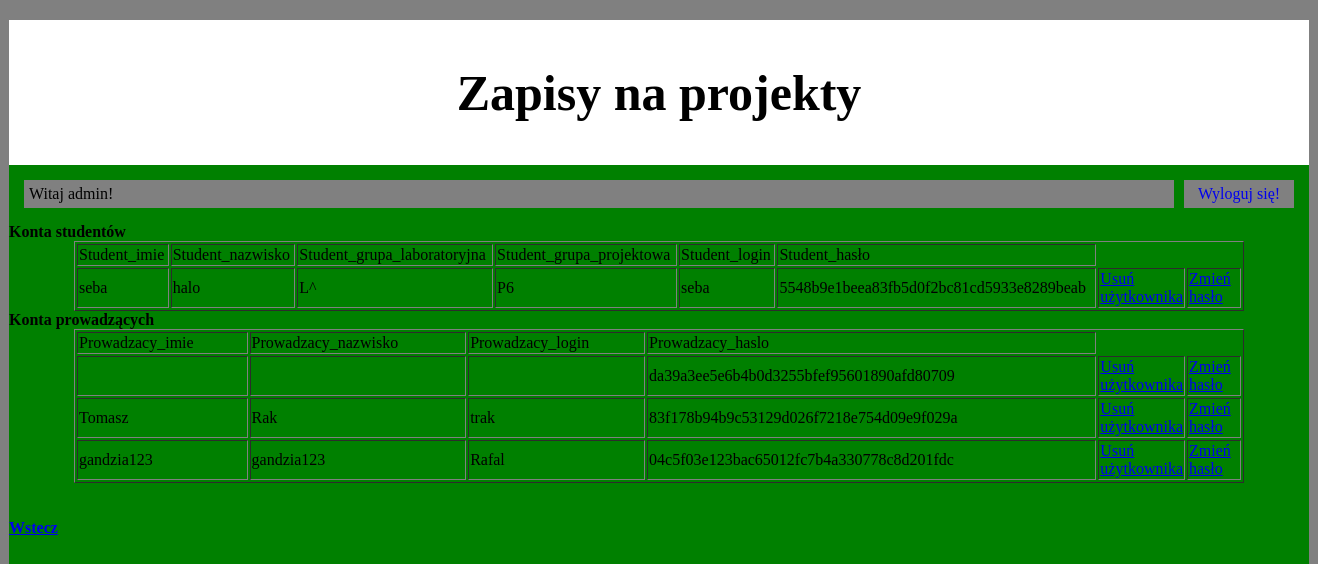
Screenshot of /admin_uzytkownicy.php (signed in) with the database file from the repository.
### tables this page shows
CREATE TABLE `student` (
  `id_student` int(11) NOT NULL,
  `student_imie` varchar(255) NOT NULL,
  `student_nazwisko` varchar(255) NOT NULL,
  `student_grupa_laboratoryjna` varchar(255) NOT NULL,
  `student_grupa_projektowa` varchar(255) NOT NULL,
  `student_login` varchar(255) NOT NULL,
  `student_haslo` varchar(255) NOT NULL
);

CREATE TABLE `prowadzacy` (
  `id_prowadzacy` int(11) NOT NULL,
  `prowadzacy_imie` varchar(255) NOT NULL,
  `prowadzacy_nazwisko` varchar(255) NOT NULL,
  `prowadzacy_login` varchar(255) NOT NULL,
  `prowadzacy_haslo` varchar(255) NOT NULL
);

### admin_uzytkownicy.php (the view, shortened to what this page needs)
<?php
    include "head_admin.php";
    require_once "connect.php";
    $polaczenie = @new mysqli($host,$db_user,$db_password,$db_name);
    $polaczenie->set_charset("utf8");
    $sql_lista_student = sprintf("SELECT * FROM student");
    $sql_lista_prowadzacy = sprintf("SELECT * FROM prowadzacy");
    if ($rezultat_lista_stud = @$polaczenie->query($sql_lista_student))
    {
        $ile_student = $rezultat_lista_stud->num_rows;
        if ($ile_student > 0)
        {
                    echo "<b />Konta studentów";
                    echo "<table border= 1 align='center'width='90%'>";
                    echo "<tr><td>Student_imie</td><td>Student_nazwisko</td><td>Student_grupa_laboratoryjna</td>";
                    echo "<td>Student_grupa_projektowa</td><td>Student_login</td><td>Student_hasło</td>";
                    echo "</tr>";
                    for ($i = 1; $i <= $ile_student; $i++)
                    {
                        $wiersz = $rezultat_lista_stud->fetch_assoc();
                        $student_imie = $wiersz['student_imie'];
                        $student_nazwisko = $wiersz['student_nazwisko'];
                        $student_grupa_laboratoryjna = $wiersz['student_grupa_laboratoryjna'];
                        $student_grupa_projektowa = $wiersz['student_grupa_projektowa'];
                        $student_login = $wiersz['student_login'];
                        $student_haslo = $wiersz['student_haslo'];
                        $id_student = $wiersz['id_student'];
echo <<<END
                        <tr><td>$student_imie</td>
                        <td>$student_nazwisko</td>
                        <td>$student_grupa_laboratoryjna</td>
                        <td>$student_grupa_projektowa</td>
                        <td>$student_login</td>
                        <td>$student_haslo</td>
                        <td width='50px'><a href='admin_uzytkownicy_usun_student.php?id_student=$id_student'> Usuń użytkownika </a></td>
                        <td width='50px'><a href='admin_uzytkownicy_aktualizuj_student.php?id_student=$id_student'> Zmień hasło </a></td>
                        </tr>
END;
                    }
                    echo "</table>";
        }
        else
        {
            echo "Brak wyników";
        }
    }
    if ($rezultat_lista_prow = @$polaczenie->query($sql_lista_prowadzacy))
    {
        $ile_prowadzacy = $rezultat_lista_prow->num_rows;
        if ($ile_prowadzacy > 0)
        {
                    echo "Konta prowadzących";
                    echo "<table border align='center' width='90%' >";
                    echo "<tr><td>Prowadzacy_imie</td><td>Prowadzacy_nazwisko</td>";
                    echo "<td>Prowadzacy_login</td><td>Prowadzacy_haslo</td></tr>";
                    for ($i = 1; $i <= $ile_prowadzacy; $i++)
                    {
                        $wiersz = $rezultat_lista_prow->fetch_assoc();
                        $prowadzacy_imie = $wiersz['prowadzacy_imie'];
                        $prowadzacy_nazwisko = $wiersz['prowadzacy_nazwisko'];
                        $prowadzacy_login = $wiersz['prowadzacy_login'];
                        $prowadzacy_haslo = $wiersz['prowadzacy_haslo'];
                        $id_prowadzacy = $wiersz['id_prowadzacy'];
echo <<<END
                        <tr><td>$prowadzacy_imie</td>
                        <td>$prowadzacy_nazwisko</td>
                        <td>$prowadzacy_login</td>
                        <td>$prowadzacy_haslo</td>
                        <td width='50px'><a href='admin_uzytkownicy_usun_prowadzacy.php?id_prowadzacy=$id_prowadzacy'> Usuń użytkownika </a></td>
                        <td width='50px'><a href='admin_uzytkownicy_aktualizuj_prowadzacy.php?id_prowadzacy=$id_prowadzacy'> Zmień hasło </a></td>
                        </tr>
END;
                    }
                    echo "</table>";
        }
        else
        {
            echo "Brak wyników";
        }
    }
    echo "<br /><br /><a href='admin.php'> Wstecz</a>";
?>

### head_admin.php (shortened to what this page needs)
<!DOCTYPE html PUBLIC \"-//W3C//DTD XHTML 1.0 Transitional//EN\" \"http://www.w3.org/TR/xhtml1/DTD/xhtml1-transitional.dtd\">
<html xmlns=\"http://www.w3.org/1999/xhtml\" lang=\"pl-PL\">
<head>
        <link rel="stylesheet" href="style.css" type="text/css" />
</head>
<body>
<div id="glowny_div">
	<div id="naglowek">
		<h1>Zapisy na projekty</h1>
	</div>
<?php
    echo "<div class='head'>";
    	echo "<div class='head_nazwa'>Witaj admin!</div>";
    	echo "<a href='logout.php'><div class='wyloguj'>Wyloguj się!</div></a>";
    echo "</div>";
?>

### style.css (style rules this page uses)
body { background-color: gray; }
#glowny_div { margin-left: auto; margin-right: auto; width: 1300px; background-color: green; height: 800px }
#naglowek { text-align: center; font-size: 25px; padding: 10px; margin-top: 20px; background-color: white; }
.head { margin: 10px; }
.head_nazwa { float: left; width: 1140px; margin: 5px; background-color: gray; padding: 5px; }
.wyloguj { float: left; width: 100px; margin: 5px; text-align: center; background-color: gray; padding: 5px; }

### rows the page displays
student: student_imie "seba", student_nazwisko "halo", student_grupa_laboratoryjna "L^", student_grupa_projektowa "P6", student_login "seba", student_haslo "5548b9e1beea83fb5d0f2bc81cd5933e8289beab"
prowadzacy: prowadzacy_haslo "da39a3ee5e6b4b0d3255bfef95601890afd80709"
prowadzacy: prowadzacy_imie "Tomasz", prowadzacy_nazwisko "Rak", prowadzacy_login "trak", prowadzacy_haslo "83f178b94b9c53129d026f7218e754d09e9f029a"
prowadzacy: prowadzacy_imie "gandzia123", prowadzacy_nazwisko "gandzia123", prowadzacy_login "Rafal", prowadzacy_haslo "04c5f03e123bac65012fc7b4a330778c8d201fdc"
